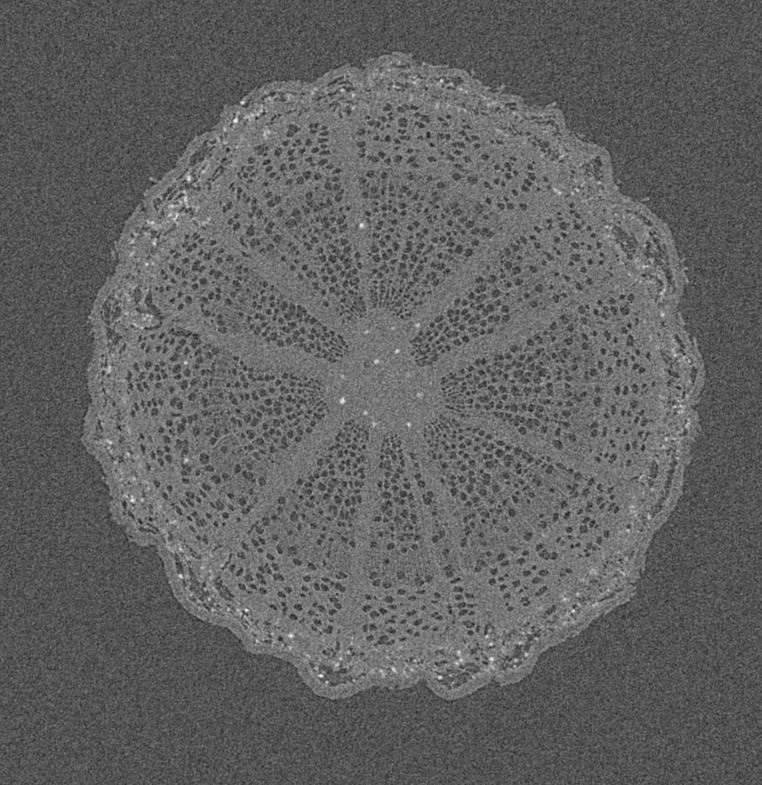
#> input picture th_analysedimages/Session1_flushed_1-fs-08_311.tif, 762 x 785 px, given in place of Session1_flushed_1-qp-08_752.tif, which was not available
$ jupyter execute --allow-errors th_ROI-EMB_toLabelLayers.ipynb   (text cells are left out)
#> lines starting #> are read from the running program, lines starting #| are printed output that depends on the picture; after the words box and inside, x2 and y2 are one past the last pixel; in counts of white or black regions, pixels touching at a corner belong together; pictures that were not available may be replaced by others from this repository, and a replacement may not be noted
### helpers.py
import glob, os, ntpath
import numpy as np
import matplotlib.pyplot as plt
from scipy.ndimage import label as region_map
import cv2 as cv
import torch

# [166 lines left out: functions extract_name, find_best_sigma, find_otsu, remove_background, extend_mirror, augment_data and 1 more, not called in this run]

def png_to_mask(png):
    '''convert nd array with 0 and 1 values to png image, transparent for 0, color of choice for 1

    input
    -----
    png : 4 or 3 (without alpha) dimensionnal nd array of 0 and color values (or transparency) of uint8 (max 255)

    output
    ------
    nd numpy array with 0 for background and 1 for color pixels
    '''
    # NB opencv works with RGBA, so 4 dimensions, with A being alpha, the transparency (0=transparent)
    pngarray = np.array(png)
#     print(pngarray[:,:,0])
    mask = pngarray[:,:,0]
    mask[pngarray[:,:,0]!=0]=1
    mask[pngarray[:,:,1]!=0]=1
    mask[pngarray[:,:,2]!=0]=1
    if pngarray.shape[2]==4:
        mask[pngarray[:,:,3]!=0]=1

    return mask

# [193 lines left out: functions compute_emb_surf_pred_error, confusion, precision_recall, f_score, segment_dataset, out_predict, not called in this run]

### th_ROI-EMB_toLabelLayers.ipynb
[cell 1]
import pandas as pd
import cv2 as cv
import matplotlib.pyplot as plt
import numpy as np
import zipfile

[cell 2]
analysis_overview_df = pd.read_csv("./th_sampledata/analysis_overview_df_with_pathnames.csv")
#> (reads th_csv_labels/analysis_overview_df_with_pathnames.csv from the repository)

[cell 3]
analysis_overview_df

[cell 4]
# We'll be working with images, so use the opencv library, with numpy to set individual values
# this works like the following, with RGBA (red green blue alpha) alpha is transparency (0 is transparent)
blank_image = np.zeros(shape=[512, 512, 4], dtype=np.uint8)
blank_image[:, :, 3] = 255
blank_image[250:260, 250:270, :3] = [255,0,0]
cv.circle(blank_image, (255, 255), 100, [255,0,0,0], 20) # only tranparency matters here, red will not show
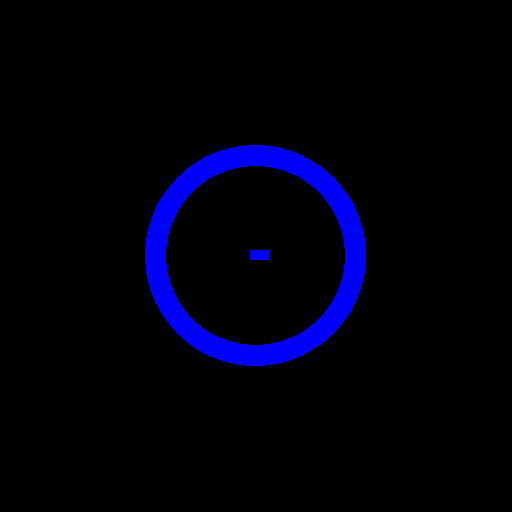
#> blank_image: shape (512, 512, 4); mean of channels 0, 1, 2, 3 13, 0, 0, 242.2; drawn as B, G, R
print(blank_image)
#> (printed output is left out)
# print(blank_image.shape)
plt.imshow(blank_image)
# cv.imwrite('test_img.png',blank_image)

[cell 5]
# We need two helper functions to convert from n d array with 0 and 1,
# to png color image, color of choice (to have good visualization possibilities)
# and also the other way around
# def mask_to_png(mask, color=[255,0,0]):
#     '''convert nd array with 0 and 1 values to png image, transparent for 0, color of choice for 1

#     input
#     -----
#     mask : nd array of 0 and 1 of uint8 (max 255)
#     color : optionnal, array of red green blue colors of uint8 (max 255) values [r, g, b]

#     output
#     ------
#     png image with transparent background and color at positions
#     '''
#     # NB opencv works with RGBA, so 4 dimensions, with A being alpha, the transparency (0=transparent)
#     npmask = np.array(mask, dtype=np.uint8)
#     npmaskr = npmask.copy()
#     npmaskr[npmask!=0] = color[0]
#     npmaskg = npmask.copy()
#     npmaskg[npmask!=0] = color[1]
#     npmaskb = npmask.copy()
#     npmaskb[npmask!=0] = color[2]
#     npmaska = npmask.copy()
#     npmaska[npmask!=0] = 255
#     pngimage = np.stack([npmaskr,npmaskg, npmaskb, npmaska], axis=-1)

#     return pngimage

# img = mask_to_png([[1,0,0,0],[0,1,0,0],[0,0,1,0]])
# print(img)
# plt.imshow(img)
# plt.show()
# cv.imwrite('test_img.png',img)

[cell 6]
# def png_to_mask(png):
#     '''convert nd array with 0 and 1 values to png image, transparent for 0, color of choice for 1

#     input
#     -----
#     png : 4 dimensionnal nd array of 0 and color values (or transparency) of uint8 (max 255)

#     output
#     ------
#     nd numpy array with 0 for background and 1 for color pixels
#     '''
#     # NB opencv works with RGBA, so 4 dimensions, with A being alpha, the transparency (0=transparent)
#     pngarray = np.array(png)
# #     print(pngarray[:,:,0])
#     mask = pngarray[:,:,3]
#     mask[mask!=0]=1

#     return mask

# png_to_mask([[    [255,   0,   0, 255],
#                   [  0,   0  , 0,   0],
#                   [  0 ,  0 ,  0 ,  0],
#                   [  0  , 0,   0  , 0]],

#             [
#                   [  0,   0   ,0,   0],
#                   [255 ,  0  , 0 ,255],
#                   [  0  , 0 ,  0  , 0],
#                   [  0   ,0,   0   ,0]],

#              [    [  0,   0   ,0,   0],
#                   [  0 ,  0  , 0 ,  0],
#                   [255  , 0 ,  0 ,255],
#                   [  0   ,0,   0  , 0]]])

[cell 7]
# We'll export this to the helpers file, and re-import it here
from helpers import png_to_mask, mask_to_png

[cell 8]
# Let's see how drawing shapes in opencv works
img = cv.imread(f'./th_analysedimages/Session1_flushed_1-qp-08_752.tif', cv.IMREAD_UNCHANGED)
#> img is the input picture: shape (785, 762) uint16; min 7008, max 62008, mean 25052.1
plt.imshow(img)
plt.show()
img_array = np.array(img)
height, width = img_array.shape
#> height = 785; width = 762
print(img_array.shape)
#| (785, 762)
png_layer = np.zeros((height, width, 4))
plt.imshow(png_to_mask(png_layer))
#> png_layer: shape (785, 762, 4) float64; every value is 0

cv.circle(png_layer, center=(100, 600), radius=800, color=(0,0,255,255), thickness=-1)
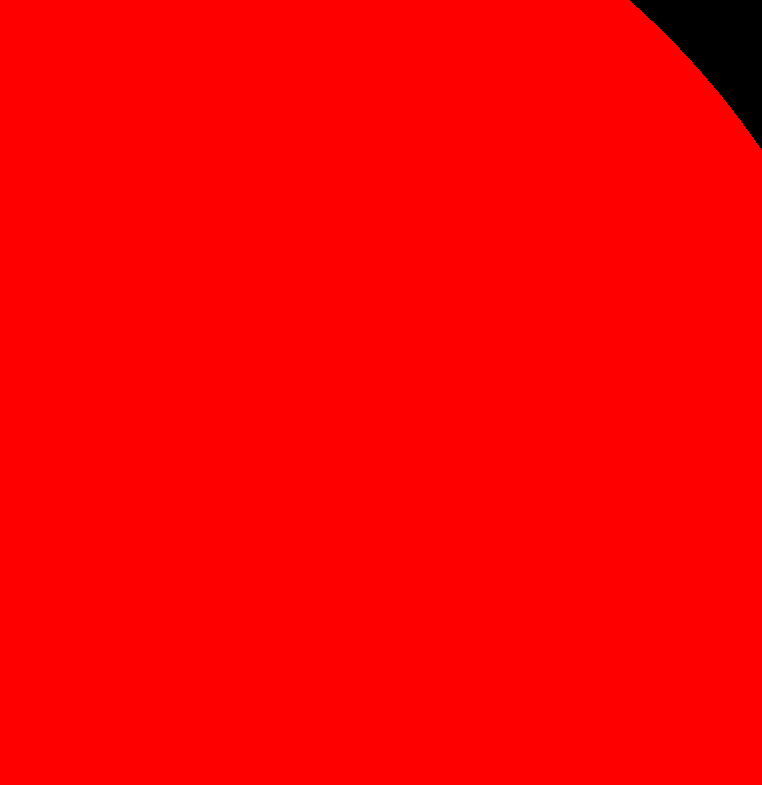
#> png_layer: shape (785, 762, 4) float64; mean of channels 0, 1, 2, 3 0, 0, 251.1, 251.1; drawn as B, G, R

plt.imshow(png_to_mask(png_layer))
#> in png_to_mask (call 2), `mask = pngarray[:,:,0]`: mask: shape (785, 762) float64; every value is 0
#> in png_to_mask (call 2), `mask[pngarray[:,:,2]!=0]=1`:
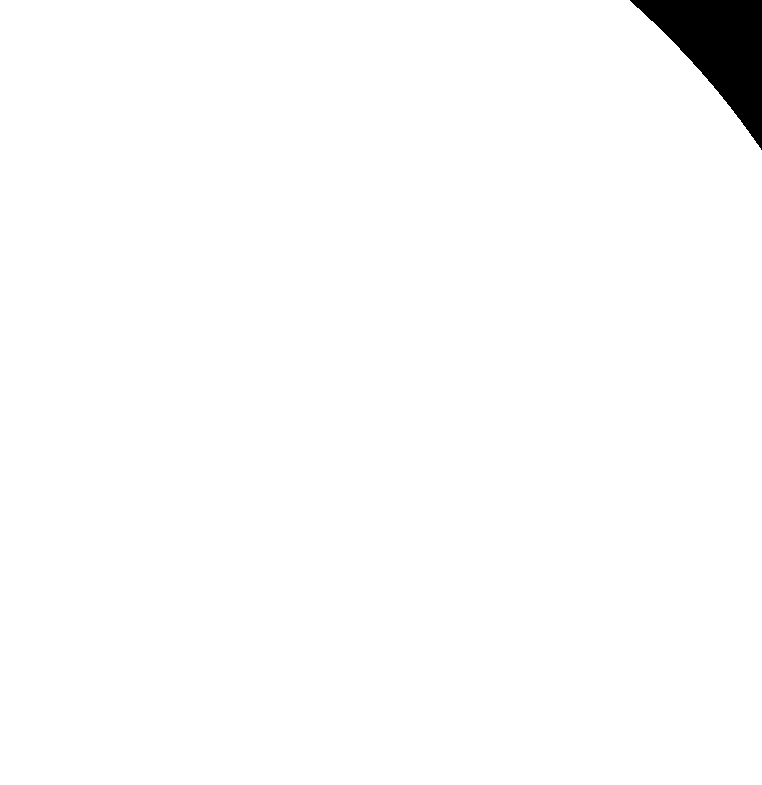
#> mask: shape (785, 762) float64; values 0 (black) and 1 (white), 98.5% white; 1 black region, box (x1, y1, x2, y2) and area: (630, 0, 762, 150) 9156
# cv.imwrite('test_img.png',png_layer)
plt.show()
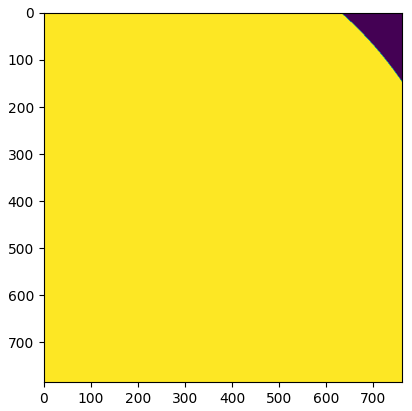
#> figure drawn by matplotlib, 1 panel
print(png_to_mask(png_layer))
#> (printed output is left out)
png_to_mask(png_layer).shape
#> Out = (785, 762)

#> (a cell that did not finish here is left out)
